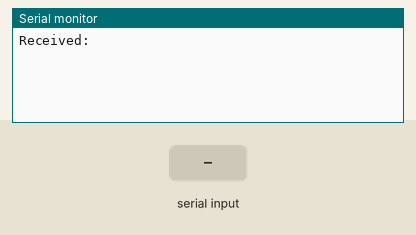
A sketch run on a simulated Arduino Uno, built with avr-gcc and run on an emulated ATmega328P. Parts: the last lines printed to the serial monitor. The test bench sets the inputs (shaded band).

Above: at 1.2 s.
1.3 s: "1" received over Serial
At 2.7 s:
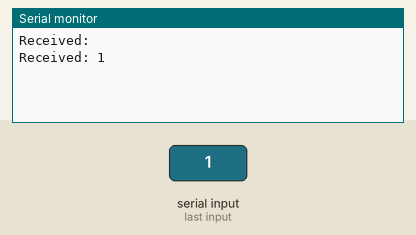
2.8 s: "0" received over Serial
At 4.2 s:
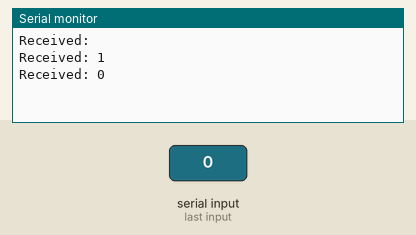
4.3 s: "2" received over Serial
At 5.7 s:
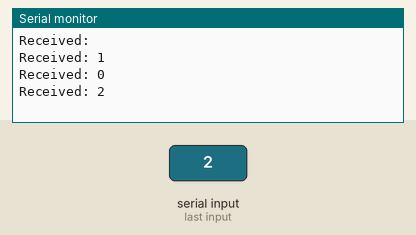
5.8 s: "1" received over Serial
At 7.6 s:
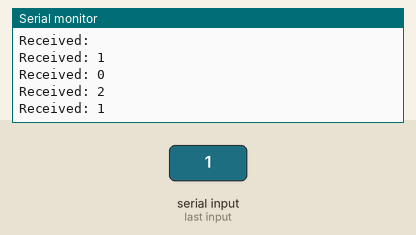
Timing chart, 0 to 9.1 s (numbered marks = the images above; inputs shaded):
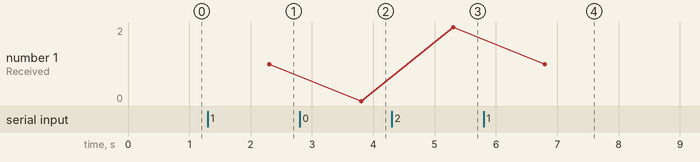

Measured:
- after the input at 1.3 s, the serial monitor: prints a new line after 1.0 s (image 1)
- after the input at 2.8 s, the serial monitor: prints a new line after 1.0 s (image 2)
- after the input at 4.3 s, the serial monitor: prints a new line after 1.0 s (image 3)
- after the input at 5.8 s, the serial monitor: prints a new line after 1.0 s (image 4)
- plotted number 1: 1 → 0 after the input at 2.8 s, 0 → 2 after the input at 4.3 s, 2 → 1 after the input at 5.8 s

The sketch:

arduino.ino
```cpp
#include <Wire.h>
void setup() {
Serial.begin(9600);     // opens serial port, baudrate : 9600 bps
}

void loop() {

        String str = Serial.readString();
        //String str = Serial.readString();
        Serial.print("Received: ");
        Serial.println(str);

}
```
